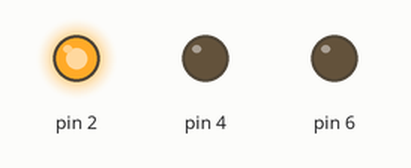
A sketch run on a simulated Arduino Uno, built with avr-gcc and run on an emulated ATmega328P. On the bench: output pins drawn as LEDs (lit = HIGH).

Above: at 0.1 s.
At 0.55 s:
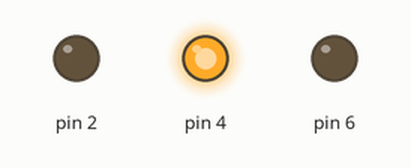
At 1.5 s:
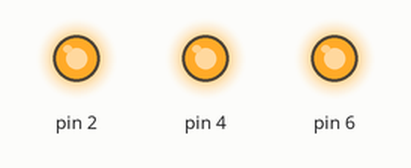
At 1.9 s:
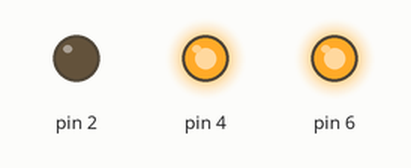
At 3.4 s:
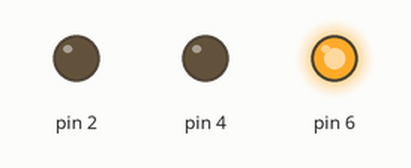
At 5.0 s:
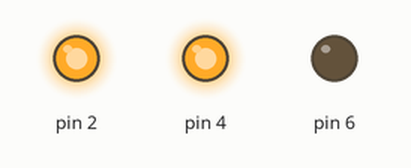
Timing chart, 0 to 5.5 s (numbered marks = the images above):
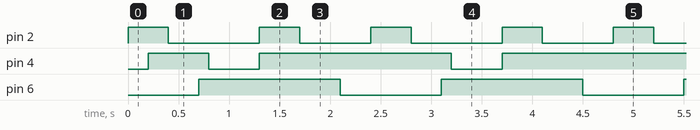

The sketch:

BlinkProj1.ino
```cpp
/*
  Blink3

  Turns 3 LEDs on and off across a few seconds.

  Started with example: Blink
  modified 8 May 2014
  by Scott Fitzgerald
  modified 2 Sep 2016
  by Arturo Guadalupi
  modified 8 Sep 2016
  by Colby Newman

  modified 16 Jan 2023
  by Max Coppock
*/

// the setup function runs once when you press reset or power the board
void setup() {
  // initialize digital pins 2, 4, and 6 as outputs.
  pinMode(2, OUTPUT);
  pinMode(4, OUTPUT);
  pinMode(6, OUTPUT);
}

// the loop function runs over and over again forever
void loop() {
  //set pin 2 to power, turning on its LED (red)
  digitalWrite(2, HIGH);
  //wait .2s
  delay(200);
  //set pin 4 to power, turning on its LED (blue)
  digitalWrite(4, HIGH);
  //wait .2s
  delay(200);
  //set pin 2 to ground, turning off its LED (red)
  digitalWrite(2, LOW);
  //wait .3s
  delay(300);
  //set pin 6 to power, turning on its LED (yellow)
  digitalWrite(6, HIGH);
  //wait .1s
  delay(100);
  //set pin 4 to ground, turning off its LED (blue)
  digitalWrite(4, LOW);
  //wait .5s
  delay(500);
  //set pin 2 to power, turning on its LED (red)
  digitalWrite(2, HIGH);
  //set pin 4 to power, turning on its LED (blue)
  digitalWrite(4, HIGH);
  //wait .4s
  delay(400);
  //set pin 2 to ground, turning off its LED (red)
  digitalWrite(2, LOW);
  //wait .4s
  delay(400);
  //set pin 6 to ground, turning off its LED (yellow)
  digitalWrite(6, LOW);
  //wait .3s
  delay(300);

}
```

Measured:
- by itself, pin 2: repeats every 2.4 s: LOW 0.90 s, HIGH 0.40 s, LOW 0.70 s, HIGH 0.40 s
- by itself, pin 4: repeats every 2.4 s: LOW 0.50 s, HIGH 1.9 s
- by itself, pin 6: alternates HIGH for 1.4 s and LOW for 1.0 s
